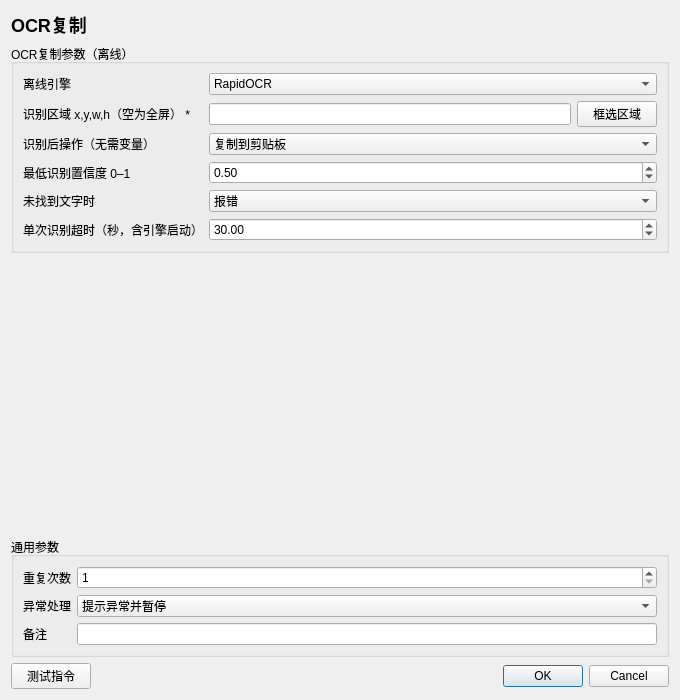
<?xml version='1.0' encoding='utf-8'?>
<ui version="4.0">
  <class>InstructionEditor</class>
  <widget class="QDialog" name="InstructionEditor">
    <property name="geometry">
      <rect>
        <x>0</x>
        <y>0</y>
        <width>680</width>
        <height>700</height>
      </rect>
    </property>
    <property name="minimumSize">
      <size>
        <width>560</width>
        <height>480</height>
      </size>
    </property>
    <property name="windowTitle">
      <string>OCR复制</string>
    </property>
    <layout class="QVBoxLayout" name="rootLayout">
      <item>
        <widget class="QLabel" name="titleLabel">
          <property name="text">
            <string>OCR复制</string>
          </property>
          <property name="styleSheet">
            <string>font-size: 18px; font-weight: 600;</string>
          </property>
        </widget>
      </item>
      <item>
        <widget class="QGroupBox" name="parameterGroupBox">
          <property name="title">
            <string>OCR复制参数（离线）</string>
          </property>
          <layout class="QFormLayout" name="parameterFormLayout">
            <item row="0" column="0">
              <widget class="QLabel" name="parameterLabel_0">
                <property name="text">
                  <string>离线引擎</string>
                </property>
              </widget>
            </item>
            <item row="0" column="1">
              <widget class="QWidget" name="parameterContainer_0">
                <layout class="QHBoxLayout" name="parameterLayout_0">
                  <property name="leftMargin">
                    <number>0</number>
                  </property>
                  <property name="topMargin">
                    <number>0</number>
                  </property>
                  <property name="rightMargin">
                    <number>0</number>
                  </property>
                  <property name="bottomMargin">
                    <number>0</number>
                  </property>
                  <item>
                    <widget class="QComboBox" name="parameter_0">
                      <item>
                        <property name="text">
                          <string>RapidOCR</string>
                        </property>
                      </item>
                      <item>
                        <property name="text">
                          <string>微信OCR</string>
                        </property>
                      </item>
                      <property name="currentIndex">
                        <number>0</number>
                      </property>
                    </widget>
                  </item>
                </layout>
              </widget>
            </item>
            <item row="1" column="0">
              <widget class="QLabel" name="parameterLabel_1">
                <property name="text">
                  <string>识别区域 x,y,w,h（空为全屏） *</string>
                </property>
              </widget>
            </item>
            <item row="1" column="1">
              <widget class="QWidget" name="parameterContainer_1">
                <layout class="QHBoxLayout" name="parameterLayout_1">
                  <property name="leftMargin">
                    <number>0</number>
                  </property>
                  <property name="topMargin">
                    <number>0</number>
                  </property>
                  <property name="rightMargin">
                    <number>0</number>
                  </property>
                  <property name="bottomMargin">
                    <number>0</number>
                  </property>
                  <item>
                    <widget class="QLineEdit" name="parameter_1">
                      <property name="text">
                        <string />
                      </property>
                    </widget>
                  </item>
                  <item>
                    <widget class="QPushButton" name="auxiliary_1">
                      <property name="text">
                        <string>框选区域</string>
                      </property>
                    </widget>
                  </item>
                </layout>
              </widget>
            </item>
            <item row="2" column="0">
              <widget class="QLabel" name="parameterLabel_2">
                <property name="text">
                  <string>识别后操作（无需变量）</string>
                </property>
              </widget>
            </item>
            <item row="2" column="1">
              <widget class="QWidget" name="parameterContainer_2">
                <layout class="QHBoxLayout" name="parameterLayout_2">
                  <property name="leftMargin">
                    <number>0</number>
                  </property>
                  <property name="topMargin">
                    <number>0</number>
                  </property>
                  <property name="rightMargin">
                    <number>0</number>
                  </property>
                  <property name="bottomMargin">
                    <number>0</number>
                  </property>
                  <item>
                    <widget class="QComboBox" name="parameter_2">
                      <item>
                        <property name="text">
                          <string>仅保存最近OCR结果</string>
                        </property>
                      </item>
                      <item>
                        <property name="text">
                          <string>复制到剪贴板</string>
                        </property>
                      </item>
                      <item>
                        <property name="text">
                          <string>复制并粘贴</string>
                        </property>
                      </item>
                      <property name="currentIndex">
                        <number>1</number>
                      </property>
                    </widget>
                  </item>
                </layout>
              </widget>
            </item>
            <item row="3" column="0">
              <widget class="QLabel" name="parameterLabel_3">
                <property name="text">
                  <string>最低识别置信度 0–1</string>
                </property>
              </widget>
            </item>
            <item row="3" column="1">
              <widget class="QWidget" name="parameterContainer_3">
                <layout class="QHBoxLayout" name="parameterLayout_3">
                  <property name="leftMargin">
                    <number>0</number>
                  </property>
                  <property name="topMargin">
                    <number>0</number>
                  </property>
                  <property name="rightMargin">
                    <number>0</number>
                  </property>
                  <property name="bottomMargin">
                    <number>0</number>
                  </property>
                  <item>
                    <widget class="QDoubleSpinBox" name="parameter_3">
                      <property name="minimum">
                        <double>0</double>
                      </property>
                      <property name="maximum">
                        <double>1</double>
                      </property>
                      <property name="value">
                        <double>0.5</double>
                      </property>
                      <property name="decimals">
                        <number>2</number>
                      </property>
                    </widget>
                  </item>
                </layout>
              </widget>
            </item>
            <item row="4" column="0">
              <widget class="QLabel" name="parameterLabel_4">
                <property name="text">
                  <string>未找到文字时</string>
                </property>
              </widget>
            </item>
            <item row="4" column="1">
              <widget class="QWidget" name="parameterContainer_4">
                <layout class="QHBoxLayout" name="parameterLayout_4">
                  <property name="leftMargin">
                    <number>0</number>
                  </property>
                  <property name="topMargin">
                    <number>0</number>
                  </property>
                  <property name="rightMargin">
                    <number>0</number>
                  </property>
                  <property name="bottomMargin">
                    <number>0</number>
                  </property>
                  <item>
                    <widget class="QComboBox" name="parameter_4">
                      <item>
                        <property name="text">
                          <string>报错</string>
                        </property>
                      </item>
                      <item>
                        <property name="text">
                          <string>返回空值</string>
                        </property>
                      </item>
                      <property name="currentIndex">
                        <number>0</number>
                      </property>
                    </widget>
                  </item>
                </layout>
              </widget>
            </item>
            <item row="5" column="0">
              <widget class="QLabel" name="parameterLabel_5">
                <property name="text">
                  <string>单次识别超时（秒，含引擎启动）</string>
                </property>
              </widget>
            </item>
            <item row="5" column="1">
              <widget class="QWidget" name="parameterContainer_5">
                <layout class="QHBoxLayout" name="parameterLayout_5">
                  <property name="leftMargin">
                    <number>0</number>
                  </property>
                  <property name="topMargin">
                    <number>0</number>
                  </property>
                  <property name="rightMargin">
                    <number>0</number>
                  </property>
                  <property name="bottomMargin">
                    <number>0</number>
                  </property>
                  <item>
                    <widget class="QDoubleSpinBox" name="parameter_5">
                      <property name="minimum">
                        <double>1</double>
                      </property>
                      <property name="maximum">
                        <double>300</double>
                      </property>
                      <property name="value">
                        <double>30</double>
                      </property>
                      <property name="decimals">
                        <number>2</number>
                      </property>
                    </widget>
                  </item>
                </layout>
              </widget>
            </item>
          </layout>
        </widget>
      </item>
      <item>
        <spacer name="verticalSpacer">
          <property name="orientation">
            <enum>Qt::Vertical</enum>
          </property>
          <property name="sizeHint" stdset="0">
            <size>
              <width>20</width>
              <height>20</height>
            </size>
          </property>
        </spacer>
      </item>
      <item>
        <widget class="QGroupBox" name="commonGroupBox">
          <property name="title">
            <string>通用参数</string>
          </property>
          <layout class="QFormLayout" name="commonFormLayout">
            <item row="0" column="0">
              <widget class="QLabel" name="repeatLabel">
                <property name="text">
                  <string>重复次数</string>
                </property>
              </widget>
            </item>
            <item row="0" column="1">
              <widget class="QSpinBox" name="repeatSpinBox">
                <property name="minimum">
                  <number>1</number>
                </property>
                <property name="maximum">
                  <number>999999</number>
                </property>
                <property name="value">
                  <number>1</number>
                </property>
              </widget>
            </item>
            <item row="1" column="0">
              <widget class="QLabel" name="errorPolicyLabel">
                <property name="text">
                  <string>异常处理</string>
                </property>
              </widget>
            </item>
            <item row="1" column="1">
              <widget class="QComboBox" name="errorPolicyComboBox">
                <item>
                  <property name="text">
                    <string>自动跳过</string>
                  </property>
                </item>
                <item>
                  <property name="text">
                    <string>提示异常并暂停</string>
                  </property>
                </item>
                <item>
                  <property name="text">
                    <string>提示异常并停止</string>
                  </property>
                </item>
                <property name="currentIndex">
                  <number>1</number>
                </property>
              </widget>
            </item>
            <item row="2" column="0">
              <widget class="QLabel" name="noteLabel">
                <property name="text">
                  <string>备注</string>
                </property>
              </widget>
            </item>
            <item row="2" column="1">
              <widget class="QLineEdit" name="noteEdit" />
            </item>
          </layout>
        </widget>
      </item>
      <item>
        <layout class="QHBoxLayout" name="footerLayout">
          <item>
            <widget class="QPushButton" name="testButton">
              <property name="text">
                <string>测试指令</string>
              </property>
            </widget>
          </item>
          <item>
            <spacer name="footerSpacer">
              <property name="orientation">
                <enum>Qt::Horizontal</enum>
              </property>
              <property name="sizeHint" stdset="0">
                <size>
                  <width>40</width>
                  <height>20</height>
                </size>
              </property>
            </spacer>
          </item>
          <item>
            <widget class="QDialogButtonBox" name="buttonBox">
              <property name="standardButtons">
                <set>QDialogButtonBox::Cancel|QDialogButtonBox::Ok</set>
              </property>
            </widget>
          </item>
        </layout>
      </item>
    </layout>
  </widget>
  <resources />
  <connections />
</ui>
